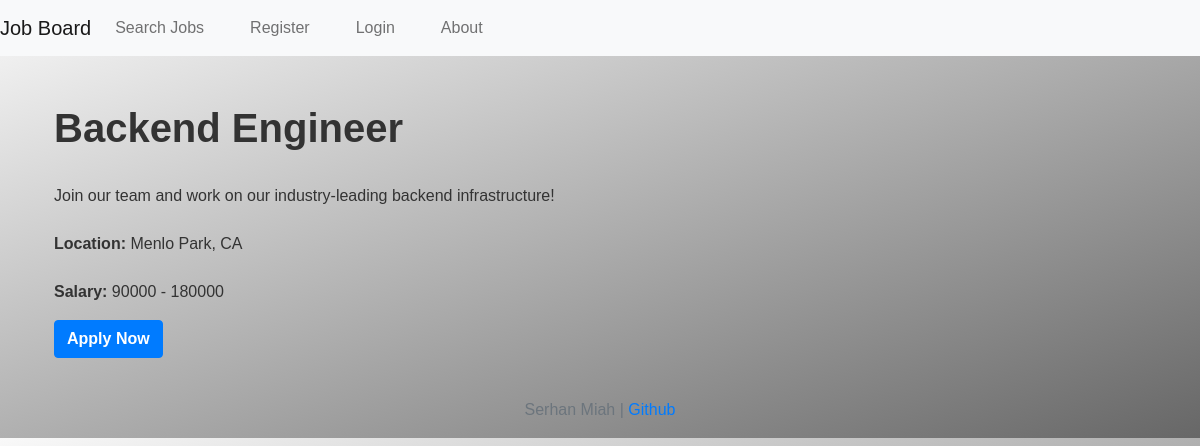
The page /job/2 on the database its author committed.
### project/models.py (models this page shows, shortened)
class Job(db.Model):
    id = db.Column(db.Integer, primary_key=True)
    title = db.Column(db.String(100), nullable=False)
    company = db.Column(db.String(100), nullable=False)
    description = db.Column(db.String(1000), nullable=False)
    location = db.Column(db.String(100), nullable=False)
    salary_min = db.Column(db.Integer)
    salary_max = db.Column(db.Integer)
    date_posted = db.Column(db.DateTime, nullable=False, default=datetime.utcnow)
    is_active = db.Column(db.Boolean, nullable=False, default=True)
    applicants = db.relationship('Application', backref='job', lazy=True)

### project/job_board/routes.py (the view)
@job_board.route('/job/<int:job_id>')
def job_detail(job_id):
    job = Job.query.get(job_id)
    if not job:
        return abort(404)
    return render_template('job.html', job=job)

### project/templates/job.html (shortened to what this page needs)
{% extends "base.html" %}
{% block content %}
  <div class="container">
    <h1>{{ job.title }}</h1>
    <p>{{ job.description }}</p>
    <p><strong>Location:</strong> {{ job.location }}</p>
    <p><strong>Salary:</strong> {{ job.salary_min }} - {{job.salary_max}}</p>
    <a href="/apply/{{ job.id }}" class="btn btn-primary">Apply Now</a>
  </div>
{% endblock %}

### project/static/style.css (style rules this page uses)
:root { --font-size-base: 16px; --line-height-base: 1.5; }
body { font-family: sans-serif; font-size: var(--font-size-base); line-height: var(--line-height-base); background: linear-gradient(to bottom right, #f9f9f9, #676767); color: #333; }
h1 { margin-top: 3rem; margin-bottom: 2rem; font-size: 2.5rem; font-weight: 600; }
p { margin-top: 1.5rem; }
a { color: #007bff; text-decoration: none; }
.btn { font-weight: bold; text-align: center; white-space: nowrap; vertical-align: middle; user-select: none; border: 1px solid transparent; padding: 0.375rem 0.75rem; font-size: 1rem; line-height: 1.5; border-radius: 0.25rem; transition: all 0.15s ease-in-out; }
.btn-primary { color: #fff; background-color: #007bff; border-color: #007bff; }

### rows shown on the page
Job: title "Backend Engineer", description "Join our team and work on our industry-leading backend infrastructure!", location "Menlo Park, CA", salary_min "90000", salary_max "180000"
